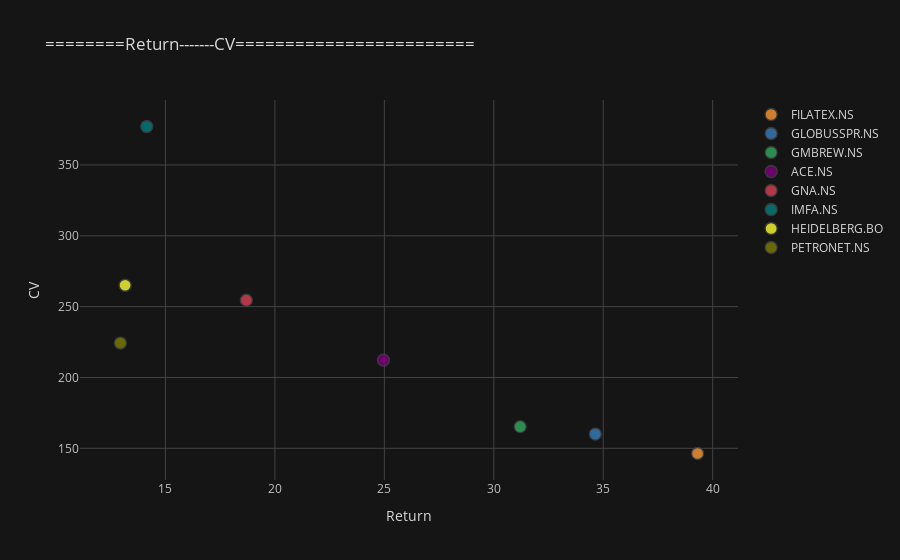

Notebook cell for this chart:
### Code cell
df2.iplot(kind="scatter",
              x="Return%", y='CV',
              mode='markers',
              xTitle="Return", yTitle="CV",
              title="========Return-------CV========================", categories="Ticker",theme="solar")

### Figure 1 — Plotly figure (JSON) as saved in the notebook; plotly's stock layout.template omitted (floating-point values rounded to 4 significant figures)
{"data": [{"marker": {"color": "rgba(255, 153, 51, 1.0)", "line": {"width": 1.3}, "opacity": 0.8, "size": 12, "symbol": "circle"}, "mode": "markers", "name": "FILATEX.NS", "textfont": {"color": "#D9D9D9"}, "type": "scatter", "x": [39.31], "y": [146.3]}, {"marker": {"color": "rgba(55, 128, 191, 1.0)", "line": {"width": 1.3}, "opacity": 0.8, "size": 12, "symbol": "circle"}, "mode": "markers", "name": "GLOBUSSPR.NS", "textfont": {"color": "#D9D9D9"}, "type": "scatter", "x": [34.64], "y": [160.1]}, {"marker": {"color": "rgba(50, 171, 96, 1.0)", "line": {"width": 1.3}, "opacity": 0.8, "size": 12, "symbol": "circle"}, "mode": "markers", "name": "GMBREW.NS", "textfont": {"color": "#D9D9D9"}, "type": "scatter", "x": [31.21], "y": [165.3]}, {"marker": {"color": "rgba(128, 0, 128, 1.0)", "line": {"width": 1.3}, "opacity": 0.8, "size": 12, "symbol": "circle"}, "mode": "markers", "name": "ACE.NS", "textfont": {"color": "#D9D9D9"}, "type": "scatter", "x": [24.96], "y": [212.3]}, {"marker": {"color": "rgba(219, 64, 82, 1.0)", "line": {"width": 1.3}, "opacity": 0.8, "size": 12, "symbol": "circle"}, "mode": "markers", "name": "GNA.NS", "textfont": {"color": "#D9D9D9"}, "type": "scatter", "x": [18.69], "y": [254.6]}, {"marker": {"color": "rgba(0, 128, 128, 1.0)", "line": {"width": 1.3}, "opacity": 0.8, "size": 12, "symbol": "circle"}, "mode": "markers", "name": "IMFA.NS", "textfont": {"color": "#D9D9D9"}, "type": "scatter", "x": [14.14], "y": [377.2]}, {"marker": {"color": "rgba(255, 255, 51, 1.0)", "line": {"width": 1.3}, "opacity": 0.8, "size": 12, "symbol": "circle"}, "mode": "markers", "name": "HEIDELBERG.BO", "textfont": {"color": "#D9D9D9"}, "type": "scatter", "x": [13.16], "y": [265.1]}, {"marker": {"color": "rgba(128, 128, 0, 1.0)", "line": {"width": 1.3}, "opacity": 0.8, "size": 12, "symbol": "circle"}, "mode": "markers", "name": "PETRONET.NS", "textfont": {"color": "#D9D9D9"}, "type": "scatter", "x": [12.94], "y": [224.3]}], "layout": {"legend": {"bgcolor": "#151516", "font": {"color": "#D9D9D9"}}, "paper_bgcolor": "#151516", "plot_bgcolor": "#151516", "title": {"font": {"color": "#D9D9D9"}, "text": "========Return-------CV========================"}, "xaxis": {"gridcolor": "#434343", "showgrid": true, "tickfont": {"color": "#C2C2C2"}, "title": {"font": {"color": "#D9D9D9"}, "text": "Return"}, "zerolinecolor": "#666570"}, "yaxis": {"gridcolor": "#434343", "showgrid": true, "tickfont": {"color": "#C2C2C2"}, "title": {"font": {"color": "#D9D9D9"}, "text": "CV"}, "zerolinecolor": "#666570"}}}
